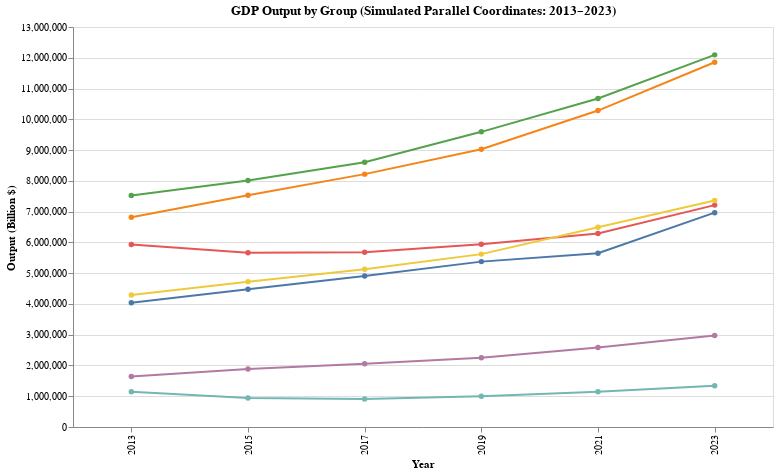

Write notebook code for a chart like this one.
### Code cell
import altair as alt
import pandas as pd

# Step 1: Prepare the data
years = [2013, 2015, 2017, 2019, 2021, 2023]
df_pc = df_grouped_filtered[df_grouped_filtered["Year"].isin(years)].copy()

# Step 2: Ensure all years exist
df_pivot = df_pc.pivot(index="Group", columns="Year", values="Value").reset_index()

# Step 3: Melt to long format for Altair
df_melted = df_pivot.melt(id_vars="Group", var_name="Year", value_name="Value")
df_melted["Year"] = df_melted["Year"].astype(str)  # for ordinal x-axis

# Step 4: Create the line chart
chart = alt.Chart(df_melted).mark_line(point=True).encode(
    x=alt.X("Year:N", title="Year"),
    y=alt.Y("Value:Q", title="Output (Billion $)"),
    color=alt.Color("Group:N", legend=None),
    detail="Group:N",
    tooltip=["Group", "Year", "Value"]
).properties(
    width=700,
    height=400,
    title="GDP Output by Group (Simulated Parallel Coordinates: 2013–2023)"
).interactive()

chart

### Figure 1 — Vega-Lite specification as saved in the notebook (floating-point values rounded to 4 significant figures)
{"config": {"view": {"continuousWidth": 400, "continuousHeight": 300}}, "data": {"name": "data-6c480936b21c2e48cd9d6cde3fa9ca58"}, "mark": {"type": "line", "point": true}, "encoding": {"color": {"field": "Group", "legend": null, "type": "nominal"}, "detail": {"field": "Group", "type": "nominal"}, "tooltip": [{"field": "Group", "type": "nominal"}, {"field": "Year", "type": "nominal"}, {"field": "Value", "type": "quantitative"}], "x": {"field": "Year", "title": "Year", "type": "nominal"}, "y": {"field": "Value", "title": "Output (Billion $)", "type": "quantitative"}}, "height": 400, "selection": {"selector001": {"type": "interval", "bind": "scales", "encodings": ["x", "y"]}}, "title": "GDP Output by Group (Simulated Parallel Coordinates: 2013–2023)", "width": 700, "$schema": "https://vega.github.io/schema/vega-lite/v4.17.0.json", "datasets": {"data-6c480936b21c2e48cd9d6cde3fa9ca58": [{"Group": "Health, Education & Leisure", "Year": "2013", "Value": 4040187}, {"Group": "Information & Finance", "Year": "2013", "Value": 6820015}, {"Group": "Manufacturing", "Year": "2013", "Value": 5927762}, {"Group": "Primary Industries", "Year": "2013", "Value": 1142697}, {"Group": "Professional & Public Services", "Year": "2013", "Value": 7525619}, {"Group": "Trade & Transportation", "Year": "2013", "Value": 4292512}, {"Group": "Utilities & Construction", "Year": "2013", "Value": 1643153}, {"Group": "Health, Education & Leisure", "Year": "2015", "Value": 4474414}, {"Group": "Information & Finance", "Year": "2015", "Value": 7534141}, {"Group": "Manufacturing", "Year": "2015", "Value": 5659952}, {"Group": "Primary Industries", "Year": "2015", "Value": 939346}, {"Group": "Professional & Public Services", "Year": "2015", "Value": 8014536}, {"Group": "Trade & Transportation", "Year": "2015", "Value": 4724362}, {"Group": "Utilities & Construction", "Year": "2015", "Value": 1887788}, {"Group": "Health, Education & Leisure", "Year": "2017", "Value": 4906153}, {"Group": "Information & Finance", "Year": "2017", "Value": 8218427}, {"Group": "Manufacturing", "Year": "2017", "Value": 5676599}, {"Group": "Primary Industries", "Year": "2017", "Value": 911686}, {"Group": "Professional & Public Services", "Year": "2017", "Value": 8605091}, {"Group": "Trade & Transportation", "Year": "2017", "Value": 5127734}, {"Group": "Utilities & Construction", "Year": "2017", "Value": 2052085}, {"Group": "Health, Education & Leisure", "Year": "2019", "Value": 5374715}, {"Group": "Information & Finance", "Year": "2019", "Value": 9026824}, {"Group": "Manufacturing", "Year": "2019", "Value": 5941395}, {"Group": "Primary Industries", "Year": "2019", "Value": 996781}, {"Group": "Professional & Public Services", "Year": "2019", "Value": 9592708}, {"Group": "Trade & Transportation", "Year": "2019", "Value": 5618690}, {"Group": "Utilities & Construction", "Year": "2019", "Value": 2250133}, {"Group": "Health, Education & Leisure", "Year": "2021", "Value": 5645120}, {"Group": "Information & Finance", "Year": "2021", "Value": 10284469}, {"Group": "Manufacturing", "Year": "2021", "Value": 6288230}, {"Group": "Primary Industries", "Year": "2021", "Value": 1142362}, {"Group": "Professional & Public Services", "Year": "2021", "Value": 10675385}, {"Group": "Trade & Transportation", "Year": "2021", "Value": 6492225}, {"Group": "Utilities & Construction", "Year": "2021", "Value": 2584363}, {"Group": "Health, Education & Leisure", "Year": "2023", "Value": 6965947}, {"Group": "Information & Finance", "Year": "2023", "Value": 11854241}, {"Group": "Manufacturing", "Year": "2023", "Value": 7210947}, {"Group": "Primary Industries", "Year": "2023", "Value": 1341147}, {"Group": "Professional & Public Services", "Year": "2023", "Value": 12094062}, {"Group": "Trade & Transportation", "Year": "2023", "Value": 7364212}, {"Group": "Utilities & Construction", "Year": "2023", "Value": 2976179}]}}
